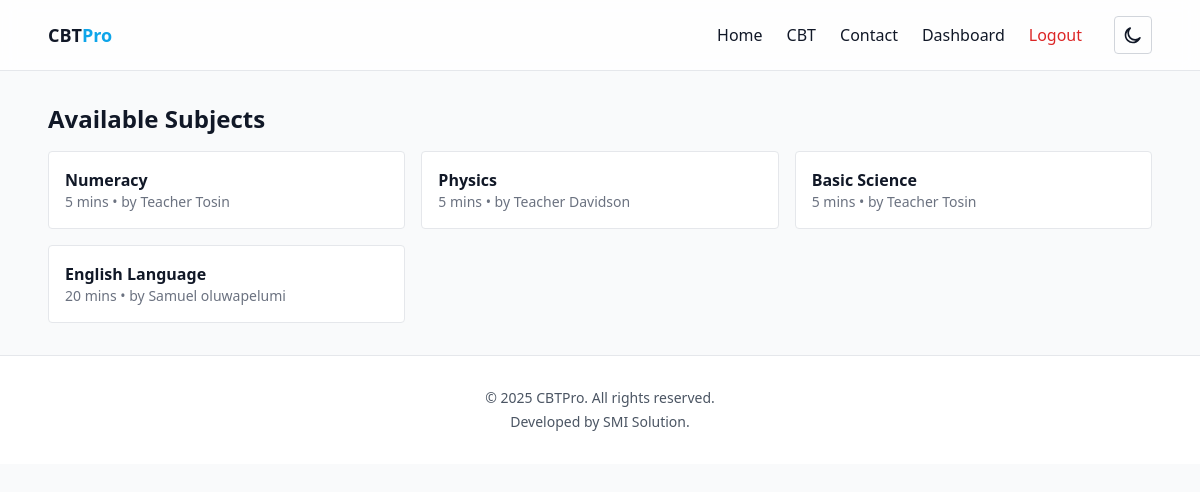
Screenshot of /student/ (signed in) with the database file from the repository.
### app/models.py (models this page shows, shortened)
class Subject(db.Model):
    id = db.Column(db.Integer, primary_key=True)
    name = db.Column(db.String(120), nullable=False)
    description = db.Column(db.Text)
    duration_minutes = db.Column(db.Integer, nullable=False, default=30)
    class_name = db.Column(db.String(64))  # Class this subject applies to
    teacher_id = db.Column(db.Integer, db.ForeignKey("user.id"), nullable=False)
    created_at = db.Column(db.DateTime, default=datetime.utcnow)
    questions = db.relationship("Question", backref="subject", cascade="all,delete-orphan", lazy=True)

class User(UserMixin, db.Model):
    id = db.Column(db.Integer, primary_key=True)
    full_name = db.Column(db.String(120), nullable=False)
    email = db.Column(db.String(120), unique=True, nullable=False)
    password_hash = db.Column(db.String(256), nullable=False)
    role = db.Column(db.String(20), nullable=False, default=UserRole.STUDENT.value)
    class_name = db.Column(db.String(64))  # e.g., JSS1, SS2, etc.
    created_at = db.Column(db.DateTime, default=datetime.utcnow)
    subjects = db.relationship("Subject", backref="teacher", lazy=True)

### app/student.py (the view)
@student_bp.route("/")
@login_required
def index():
    if current_user.class_name:
        subjects = Subject.query.filter((Subject.class_name == None) | (Subject.class_name == current_user.class_name)).order_by(Subject.created_at.desc()).all()  # noqa: E711
    else:
        subjects = Subject.query.order_by(Subject.created_at.desc()).all()
    return render_template("student/index.html", subjects=subjects)

### app/models.py (called while the page is built)
@login_manager.user_loader
def load_user(user_id):
    return User.query.get(int(user_id))

### app/templates/student/index.html (shortened to what this page needs)
{% extends 'base.html' %}
{% block content %}
<h1 class="text-2xl font-semibold mb-4">Available Subjects</h1>
<div class="grid sm:grid-cols-2 lg:grid-cols-3 gap-4">
	{% for s in subjects %}
		<a href="{{ url_for('student.start_exam', subject_id=s.id) }}" class="p-4 bg-white border rounded hover:border-brand">
			<div class="font-semibold">{{ s.name }}</div>
			<div class="text-sm text-gray-500">{{ s.duration_minutes }} mins • by {{ s.teacher.full_name }}</div>
		</a>
	{% else %}
		<div class="text-gray-500">No subjects yet.</div>
	{% endfor %}
</div>
{% endblock %}

### app/templates/base.html (shortened to what this page needs)
<!DOCTYPE html>
<html lang="en">
<head>
	<script src="https://cdn.tailwindcss.com"></script>
</head>
<body class="min-h-screen bg-gray-50 text-gray-900 dark:bg-gray-900 dark:text-gray-100">
	<header class="bg-white/80 dark:bg-gray-900/80 backdrop-blur border-b border-gray-200 dark:border-gray-800 sticky top-0 z-40">
		<div class="max-w-6xl mx-auto px-4 sm:px-6 py-4 flex items-center justify-between">
			<a href="{{ url_for('main.home') }}" class="font-semibold text-lg">CBT<span class="text-brand">Pro</span></a>
			<nav class="hidden sm:flex items-center gap-6">
				<a class="hover:text-brand" href="{{ url_for('main.home') }}">Home</a>
				<a class="hover:text-brand" href="{{ url_for('student.index') }}">CBT</a>
				<a class="hover:text-brand" href="{{ url_for('main.contact') }}">Contact</a>
				{% if current_user.is_authenticated %}
					<a class="hover:text-brand" href="{{ url_for('main.dashboard') }}">Dashboard</a>
					<a class="text-red-600 dark:text-red-400" href="{{ url_for('auth.logout') }}">Logout</a>
				{% else %}
					<a class="text-brand" href="{{ url_for('auth.login') }}">Login</a>
					<a class="text-white bg-brand px-3 py-1.5 rounded" href="{{ url_for('auth.register') }}">Sign up</a>
				{% endif %}
				<button id="theme-toggle" class="ml-2 p-2 rounded border border-gray-300 dark:border-gray-700 text-sm">
					<svg id="icon-moon" xmlns="http://www.w3.org/2000/svg" class="h-5 w-5" fill="none" viewBox="0 0 24 24" stroke="currentColor">
						<path stroke-linecap="round" stroke-linejoin="round" stroke-width="2" d="M20.354 15.354A9 9 0 118.646 3.646 7 7 0 0020.354 15.354z" />
					</svg>
				</button>
			</nav>
		</div>
	</header>
	<main class="max-w-6xl mx-auto px-4 sm:px-6 py-8">
		{% block content %}{% endblock %}
	</main>
	<footer class="border-t border-gray-200 dark:border-gray-800 py-8 text-center text-sm bg-white text-gray-600 dark:bg-gray-900 dark:text-gray-100">
		<div class="max-w-6xl mx-auto px-4 sm:px-6">
			<div>© {{ 2025 }} CBTPro. All rights reserved.</div>
			<div class="mt-1">Developed by <span class="font-medium">SMI Solution</span>.</div>
		</div>
	</footer>
</body>
</html>

### rows the page displays
Subject: name "Numeracy", duration_minutes "5", teacher.full_name "Teacher Tosin"
Subject: name "Physics", duration_minutes "5", teacher.full_name "Teacher Davidson"
Subject: name "Basic Science", duration_minutes "5", teacher.full_name "Teacher Tosin"
Subject: name "English Language", duration_minutes "20", teacher.full_name "Samuel oluwapelumi"

### other values shown
{{ 2025 }} "2025"
